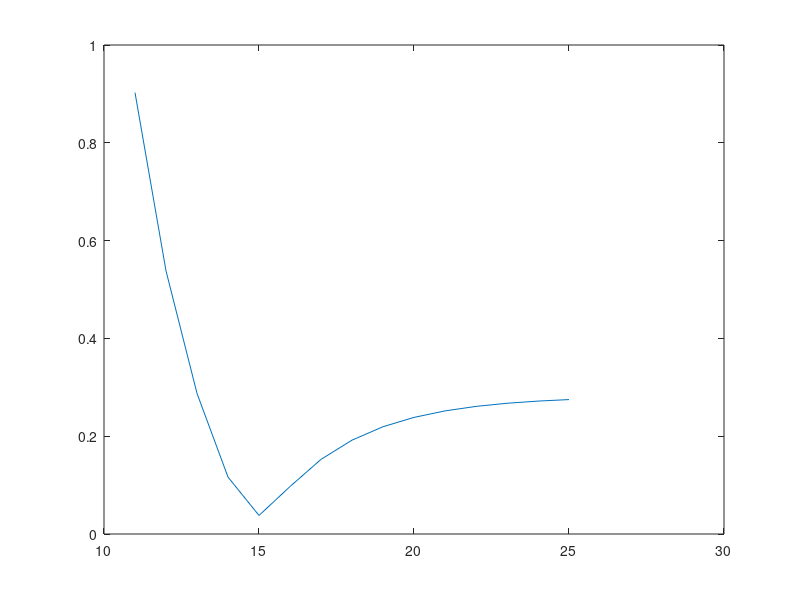

The MATLAB script that drew this image:
clear;
clc;
A = [1.2,0;0,1.2];
B = [1,0;0,1];  % 2*2 n*m
H = 1*eye(2);
Q = zeros(2,2);
R = 0.5*eye(2);
L = 10;
N = 15;
P = zeros(2,2,N + 1);
P(:,:,N + 1) = H;
K = zeros(2,2,N);
x_ = zeros(2, N + 1);  % 状态
x_(:,1) = [6;8];
u_ = zeros(2, N); 
for i = 0:N-1  % 倒着求系数
    P(:,:,N-i) = A'*P(:,:,N-i+1)*A - A'*P(:,:,N-i+1)*B/(R+B'*P(:,:,N-i+1)*B)*B'*P(:,:,N-i+1)*A;
end
for j = 1:N  % 正着求输入和状态
    K(:,:,j) = (R + B' * P(:,:,j+1) * B) \ B' * P(:,:,j+1) * A;
    u_(:,j) = -K(:,:,j) * x_(:,j);
    x_(:,j+1) = A * x_(:,j) + B * u_(:,j);
end
x0 = x_(:,1:L);
x0 = x0 + 0.01 * randn(size(x0));
%%
Nmin = L + 1;
Nmax = 25;
err = zeros(1, Nmax - Nmin + 1);
for N = Nmin:1:Nmax
    x = zeros(2, N + 1);  % 状态
    x(:,1) = x_(:,1);
    u = zeros(2, N);  % 控制输入
    P = zeros(2,2,N + 1);
    P(:,:,N + 1) = H;
    K = zeros(2,2,N);
    for i = 0:N-1  % 倒着求系数
        P(:,:,N-i) = A'*P(:,:,N-i+1)*A - A'*P(:,:,N-i+1)*B/(R+B'*P(:,:,N-i+1)*B)*B'*P(:,:,N-i+1)*A;
    end
    for j = 1:N  % 正着求输入和状态
        K(:,:,j) = (R + B' * P(:,:,j+1) * B) \ B' * P(:,:,j+1) * A;
        u(:,j) = -K(:,:,j) * x(:,j);
        x(:,j+1) = A * x(:,j) + B * u(:,j);
    end
    err(N-L) = norm(x(:,1:L)-x0);
end
plot([Nmin:Nmax],err);
